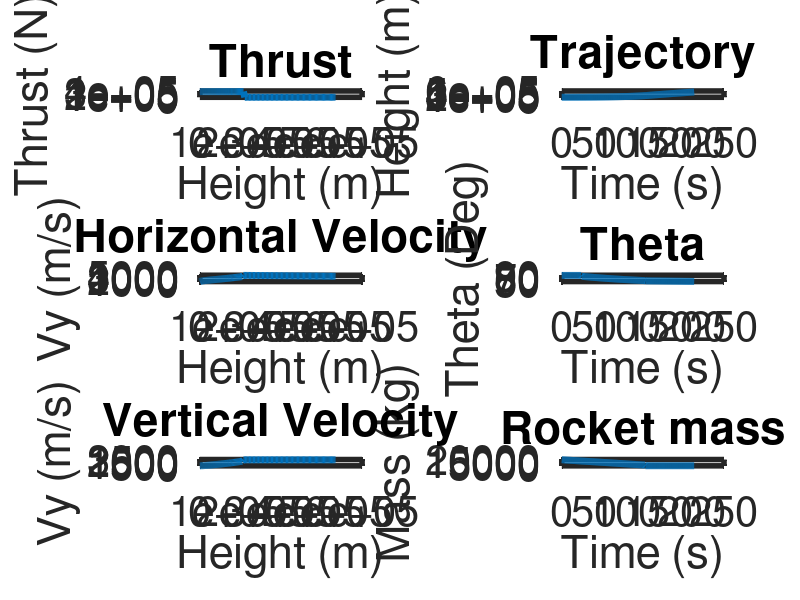
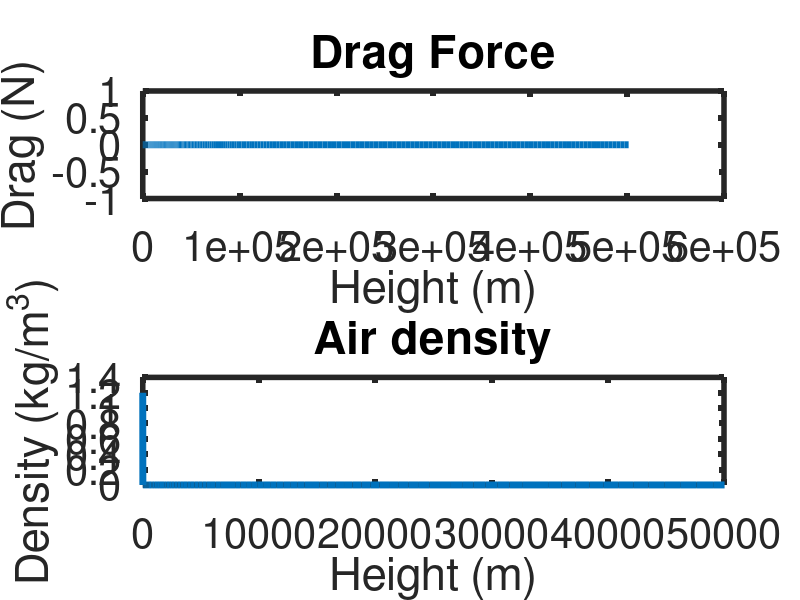

MATLAB code for these plots, in order:
% Program:
% Rocket_Trajectory_Simulation.m
% Multi-stage rocket dynamics and trajectory simulation.
%
% Description:
% Predicts multi-stage rocket dynamics and trajectories based on the given 
% rocket mass, mass flow, engine thrust, launch parameters, and drag coefficient.
% The drag is related to the ambient air pressure which modelled with the ISA
% standard atmosphere.

clear, clc      % Clear command window and workspace

% Simulation parameters
Delta = 1;                      % Incremental step 
Memory_Allocation = 1000000;    % Maximum number of time steps expected

method = 0; %=1                 % Calculation method
                                % 0 - simplistic incremental calculation
                                % 1 - finite difference method

% Preallocate memory for arrays
t = zeros(1, Memory_Allocation);        % t = Time (s)
Thrust = zeros(1, Memory_Allocation);   % Thrust = Thrust (N)
Mass = zeros(1, Memory_Allocation);     % Mass = Mass (kg)
Theta = zeros(1, Memory_Allocation);    % Theta = Angle (deg)
Fn = zeros(1, Memory_Allocation);
Drag = zeros(1, Memory_Allocation);     % Drag = Drag force (N)
Fx = zeros(1, Memory_Allocation);       % Fx = Sum of forces in the horizontal direction (N)
Fy = zeros(1, Memory_Allocation);       % Fy = Sum of forces in the vertical direction (N)
Ax = zeros(1, Memory_Allocation);       % Ax = Acceleration in the horizontal direction (m/s^2)
Ay = zeros(1, Memory_Allocation);       % Ay = Acceleration in the vertical direction (m/s^2)
Vx = zeros(1, Memory_Allocation);       % Vx = Velocity in the horizontal direction (m/s)
Vy = zeros(1, Memory_Allocation);       % Vy = Velocity in the vertical direction (m/s)
x = zeros(1, Memory_Allocation);        % x = Horizontal position (m)
y = zeros(1, Memory_Allocation);        % y = Vertical position (m)
Rho=zeros(1, Memory_Allocation);          % Rho = Air density (kg/m^3)
Mass_Flow = zeros(1, Memory_Allocation);  % Mass_Flow = Flow of mass per second that comes out of the thruster (kg/s)

% Natural constants
C = 0.4;                                % Drag coefficient
Gravity = 9.81;                         % Gravity (m/s^2)

% Mass_Structure = 0.05 * Mass_Start;   % Mass of the strucutre and the motors (kg)
Mass_Flow_One = 11*12;                  % Propulsion mass flow of the first stage (kg/s)
Mass_Flow_Two = 12;                     % Propulsion mass flow of the second stage (kg/s)
Thrust_One = 29898*12;                  % Sum of thrust of the first stage ( (kg*m)/s^2 )
Thrust_Two = 38027.5;                   % Sum of thrust of the second stage ( (kg*m)/s^2 )

% Rocket parameters
r = 0.95;                               % Rocket fuselage radius (m)
A = 2*pi*r^2;                           % Rocket projected attack area (m^2)
Launch_Rod_Length = 1;                  % Length of launch rod (m)
Mass_Motor_And_Structure_One = 999;     % Mass of the first stage rocket motor (kg)
Mass_Motor_And_Structure_Two = 1151;    % Mass of the second stage rocket motor (kg)
Mass_Start = 19301;                     % Start mass of the rocket (kg)
Mass_Fuel_One = 17001;                  % Fuel mass of the first stage (kg)
Mass_Fuel_Two = 1201;                   % Fuel mass of the second stage (kg)
Mass_Payload = 300;                     % Mass of Payload (kg)

% Maneuver parameters
DeltaTheta = 5;                         % Flying angle change per incremental step (deg/s)
Height_Start_Gravity_Turn = 5000;       % Height when the vertical flight is stopped and the rocket is tilted for the gravity turn maneuver (m)
Coasting_Phase_After_Stage_One = 5;     % Coasting phase after stage one in (s)

% Inital param  eters
if method == 1
  n=2;
  x(1)=0;
  x(2)=0;
  y(1)=0;
  y(2)=0.1;
  Rho(1) = 1.2;
  Rho(2) = 1.2;
  Mass(1) = Mass_Start;
  Mass(2) = Mass_Start;                 % Initial rocket mass (kg)
  Thrust(1) = Thrust_One;               % Inital rocket thrust ( (kg*m)/s^2 )
  Thrust(2) = Thrust_One;               % Inital rocket thrust ( (kg*m)/s^2 )
  Mass_Flow(3) = Mass_Flow_One * Delta; % Inital mass flow equals the mass flow of the first stage times the delta
  Theta(1) = 89;                        % Initial angle (deg)
  Theta(2) = 89;                        % Initial angle (deg)
  stage = 1;                            % Initial stage (1 for the first one)

else
  Vx(1) = 0;                      % Initial horizontal speed (m/s)
  Vy(1) = 0;                      % Initial vertical speed (m/s)
  x(1) = 0;                       % Initial horizontal position (m)
  y(1) = 0.1;                     % Initial vertical position (m)
  Distance_x(1) = 0;              % Initial horizontal distance travelled (m)
  Distance_y(1) = 0;              % Initial vertical distance travelled (m)
  Distance(1) = 0;                % Initial distance travelled (m)
  Rho(1) = 1.2;                   % Initial air density (kg/m^3)
  Mass(1) = Mass_Start;           % Initial rocket mass (kg)
  Thrust(1) = Thrust_One;         % Inital rocket thrust ( (kg*m)/s^2 )
  n = 1;                          % Initial time step            
  stage = 1;                      % Initial stage (1 for the first one)
 
  Mass(1)=Mass_Start;
  Mass_Flow(1) = Mass_Flow_One * Delta; % Inital mass flow equals the mass flow of the first stage times the delta
  Theta(1) = 89;                     % Initial angle (deg)

endif
 Seperation_One = false;         % Stage one at start not seperated
 Seperation_Two = false;         % Stage two at start not seperated

 clc % clean the console


Mission_Success = false;

while y(n) > 0  && Mission_Success == false      % Run until rocket hits the ground or mission completed
    
    n = n+1;                    % Increment time step
    t(n)= (n-1)*Delta;          % Elapsed time, starts with n=1 * Delta     

    % Determine rocket thrust and mass based on launch phase 
  if (stage == 1)
    disp('Stage 1 active');
    Thrust(n) = Thrust_One;
    Mass_Flow(n) = Mass_Flow_One * Delta;
    disp('Mass flow in if');disp(Mass_Flow(n));
  else
    if(stage == 2)
      disp('Stage 2 active');
      Thrust(n) = Thrust_Two;
      MassFlow(n) = Mass_Flow_Two * Delta;
      k = n +5;
      while n < k
        Thrust(n)=0;
        Mass_Flow(n)=0;
        n+1;
      end

    else
      Thrust(n)=0; 
    endif
  endif
  Mass(n) = Mass(n-1) - Mass_Flow(n);
  disp('Mass(n)');disp(Mass(n));
  % Seperation logic
  if Mass(n) <= (Mass_Start - Mass_Fuel_One) && Seperation_One == false     % seperation condition first stage
    Seperation_One = true;
    stage = 2;
    Mass(n) = Mass(n) - Mass_Motor_And_Structure_One;
  endif

  if Mass(n) <= (Mass_Payload + Mass_Motor_And_Structure_Two) && Seperation_Two == false % seperation condition second stage
    Seperation_Two = true;
    stage = 3;
    Mass(n) = Mass_Payload;
  endif

   
    % Drag force calculation
    % C - Drag coefficient, related to the velocity?
    % Rho - Air density
    % A - Refernce area
    % (Vx(n-1)^2+Vy(n-1)^2) - absolute velocity squared
    Drag(n)= 0.5*C*Rho(n-1)*A*(Vx(n-1)^2+Vy(n-1)^2); % Calculate drag force
    
    if method == 1
      % Finite difference methode
        % basics:
        % Ax(n) = (Thrus(n)*cosd(Theta(n-1))-Drag(n)*cosd(Theta(n-1))) / Mass(n) ; comes out of the physical model & F = m * a 
        % Ax(n) = ( x(n) - 2*x(n-1) + x(n-2) ) / ( t(n)^2 ); out of the definition of differntial equation second order
        % see https://en.wikipedia.org/wiki/Finite_difference_method

      % Position of the rocket
      x(n) = (Delta^2) / Mass(n) * ( Thrust(n)*cosd(Theta(n-1)) ) + 2*x(n-1) - x(n-2);
      y(n) = (Delta^2) / Mass(n) * ( Thrust(n)*sind(Theta(n-1)) - Mass(n)* Gravity ) + 2*y(n-1) - y(n-2);
      
      % Velocity of the rocket
      Vx(n) = (x(n) - x(n-1)) / Delta;
      Vy(n) = (y(n) - y(n-1)) / Delta;
      
      % Accleration
      Ax(n) = ( x(n-2) - 2*x(n-1) + x(n) ) / (Delta^2);
      Ay(n) = ( y(n-2) - 2*y(n-1) + y(n) ) / (Delta^2);

    else 
      % Sum of forces calculations 
      Fx(n)= Thrust(n)*cosd(Theta(n-1))-Drag(n)*cosd(Theta(n-1));                     % Sum x forces horizontal
      Fy(n)= Thrust(n)*sind(Theta(n-1))-(Mass(n)*Gravity)- Drag(n)*sind(Theta(n-1));  % Sum y forces veritcal
   
      % Acceleration calculation
      Ax(n)= Fx(n)/Mass(n);                       % Net accel in x direction 
      Ay(n)= Fy(n)/Mass(n);                       % Net accel in y direction

      % Velocity calculations
      Vx(n)= Vx(n-1)+Ax(n)*Delta;                 % Velocity in x direction
      Vy(n)= Vy(n-1)+Ay(n)*Delta;                 % Velocity in y direction

      % Position calculations
      x(n)= x(n-1)+Vx(n)*Delta;                   % Position in x direction
      y(n)= y(n-1)+Vy(n)*Delta;                   % Position in y direction   
    
    endif
    
    % Air pressure calculation with ISA model
    Rho(n) = isa(y(n),"R");   
    
    % Rocket angle calculation
    % ^ Vy
    % |   / 
    % |  / angle in between velocity vector and x-direction
    % | /  
    % |/---> Vx
    if y(n) >= Height_Start_Gravity_Turn  % if y(n) > Height_Start_Gravity_Turn  % if a certain heigth is reached, the rocket is actively tilting
      Theta(n) = atand(Vy(n)/Vx(n)) - DeltaTheta;  % Angle defined by velocity vector in degrees    
    else
      Theta(n)= 89;        
    endif
    
    % set the mission goals and end the mission if archieved
    if y(n) > 500000 || Theta(n) <= 5
      Mission_Success = true;
    endif
    
end


figure('units','normalized','outerposition',[0 0 1 1]) % Maximize plot window


  % Figure 2
  subplot(3,2,2)
  plot(t(1:n),y(1:n), "linewidth", 5);
  set(gca, "linewidth", 4, "fontsize", 30); 
  xlabel({'Time (s)'});
  ylabel({'Height (m)'});
  title({'Trajectory'});
  %ylim([0 500500]);
 
  % Figure 6
  subplot(3,2,6)
  plot(t(1:n),Mass(1:n), "linewidth", 5);
  set(gca, "linewidth", 4, "fontsize", 30); 
  xlabel({'Time (s)'});
  ylabel({'Mass (kg)'});
  title({'Rocket mass'});
  
  % Figure 3
  subplot(3,2,3)
  plot(y(1:n),Vy(1:n), "linewidth", 5);
  set(gca, "linewidth", 4, "fontsize", 30); 
  xlabel({'Height (m)'});
  ylabel({'Vy (m/s)'});
  title({'Horizontal Velocity'});

  % Figure 5
  subplot(3,2,5)
  plot(y(1:n),Vx(1:n), "linewidth", 5);
  set(gca, "linewidth", 4, "fontsize", 30); 
  xlabel({'Height (m)'});
  ylabel({'Vy (m/s)'});
  title({'Vertical Velocity'});


  % Figure 1
  subplot(3,2,1)
  plot(y(1:n),Thrust(1:n), "linewidth", 5);
  set(gca, "linewidth", 4, "fontsize", 30); 
  xlabel({'Height (m)'});
  ylabel({'Thrust (N)'});
  title({'Thrust' });


  % Figure 4
  subplot(3,2,4)
  plot(t(1:n),Theta(1:n), "linewidth", 5);
  set(gca, "linewidth", 4, "fontsize", 30); 
  xlabel({'Time (s)'});
  ylabel({'Theta (Deg)'});
  title({'Theta'});

  figure('units','normalized','outerposition',[0 0 1 1]) % Maximize plot window
  
  
  subplot(2,1,1)
  plot(y(1:n),Drag(1:n), "linewidth", 5);
  set(gca, "linewidth", 4, "fontsize", 30); 
  xlabel({'Height (m)'});
  ylabel({'Drag (N)'});
  title({'Drag Force'});

  subplot(2,1,2)
  plot(y(1:n),Rho(1:n), "linewidth", 5);
  set(gca, "linewidth", 4, "fontsize", 30); 
  xlim([0 50000]);
  xlabel({'Height (m)'});
  ylabel({'Density (kg/m^3)'});
  title({'Air density'});
